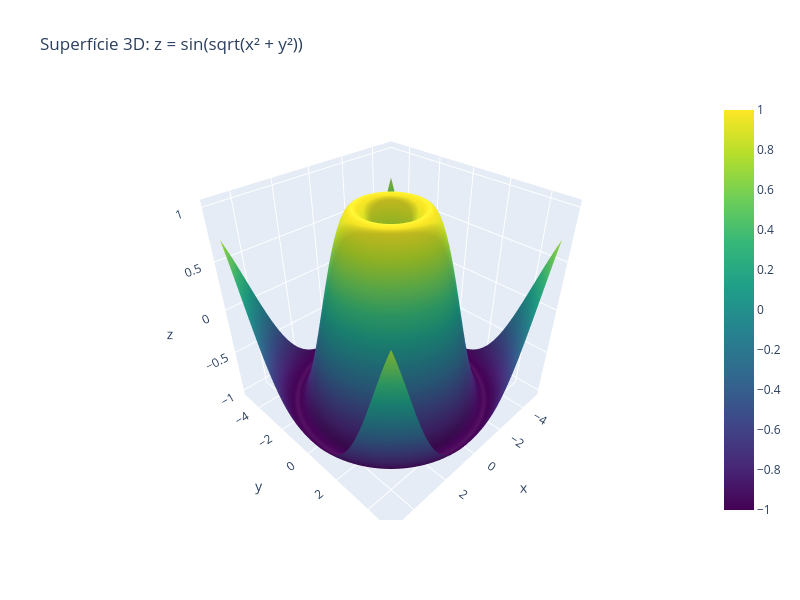

The notebook cell this image was saved under:
### Markdown cell above
## Gráfico 3D com Plotly

### Code cell
import numpy as np
import plotly.graph_objects as go

x = np.linspace(-5, 5, 100)
y = np.linspace(-5, 5, 100)
x, y = np.meshgrid(x, y)
z = np.sin(np.sqrt(x ** 2 + y ** 2))

fig = go.Figure(data=[go.Surface(x=x, y=y, z=z, colorscale="Viridis")])
fig.update_layout(
    title="Superfície 3D: z = sin(sqrt(x² + y²))",
    scene=dict(xaxis_title="x", yaxis_title="y", zaxis_title="z"),
    width=800,
    height=600,
)
fig.show()

### Figure 1 — Plotly figure (JSON) as saved in the notebook; plotly's stock layout.template omitted (floating-point values rounded to 4 significant figures; data arrays with more than 128 entries replaced by an {"elided": "..."} marker saying what was removed)
{"data": [{"colorscale": [[0, "#440154"], [0.1111, "#482878"], [0.2222, "#3e4989"], [0.3333, "#31688e"], [0.4444, "#26828e"], [0.5556, "#1f9e89"], [0.6667, "#35b779"], [0.7778, "#6ece58"], [0.8889, "#b5de2b"], [1, "#fde725"]], "type": "surface", "x": {"elided": "100x100 float values"}, "y": {"elided": "100x100 float values"}, "z": {"elided": "100x100 float values"}}], "layout": {"height": 600, "scene": {"xaxis": {"title": {"text": "x"}}, "yaxis": {"title": {"text": "y"}}, "zaxis": {"title": {"text": "z"}}}, "title": {"text": "Superfície 3D: z = sin(sqrt(x² + y²))"}, "width": 800}}
